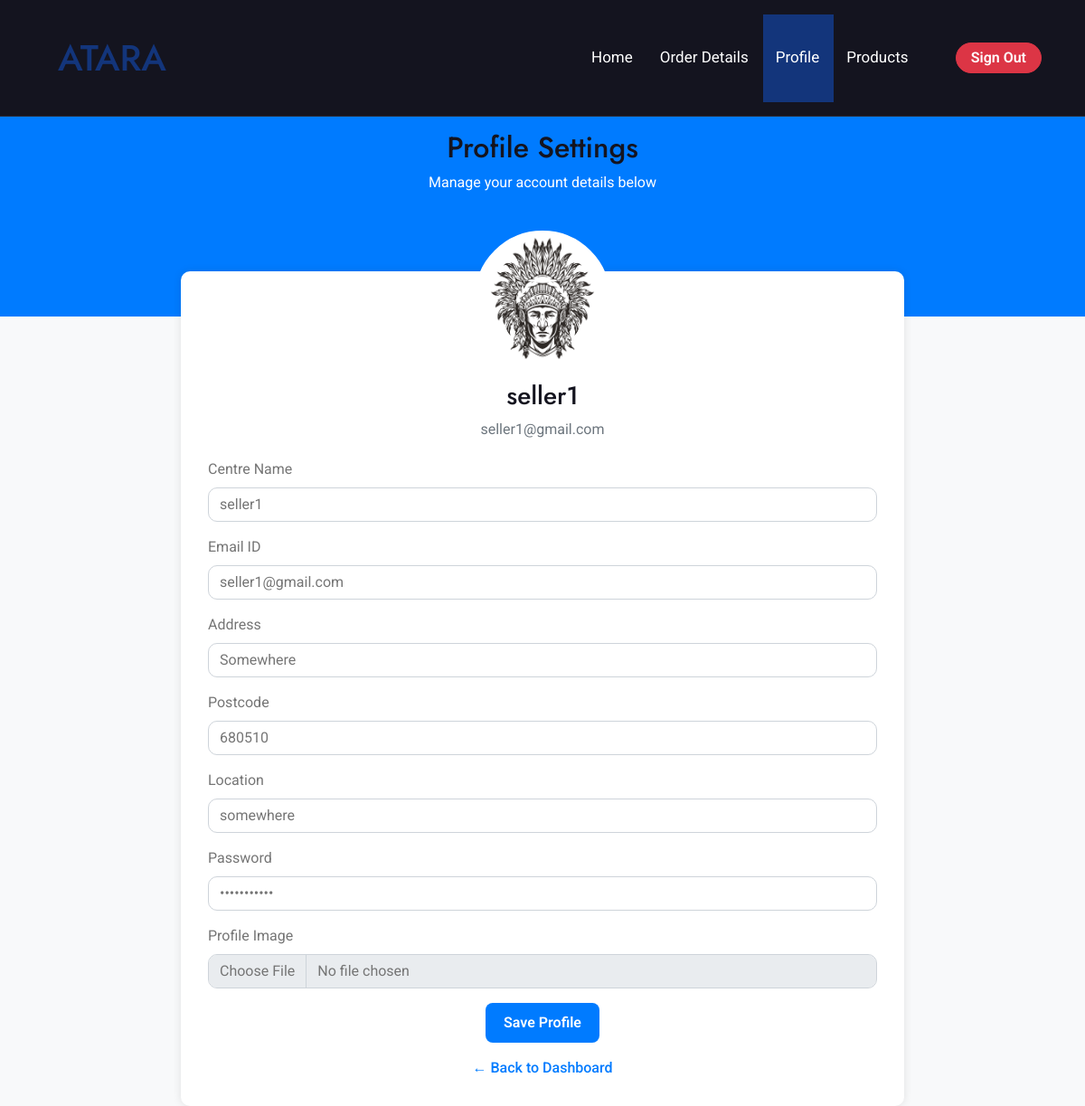
The page /sprofile (signed in) on the database its author committed.
### service/models.py (models this page shows, shortened)
class Service_DB(models.Model):
    CentreName=models.CharField(max_length=250)
    Email=models.EmailField(max_length=450)
    Location=models.CharField(max_length=350)
    Address=models.CharField(max_length=350)
    PinAddress=models.CharField(max_length=350)
    CentreImage=models.ImageField(upload_to='servicereg')
    Password=models.CharField(max_length=50)
    approve = models.BooleanField(default=False)

### service/views.py (the view, shortened to what this page needs)
# urls.py: path('sprofile',views.service_profile,name='sprofile'),
def service_profile(request):
    s_profile=Service_DB.objects.get(id=request.session['id'])
    return render(request,"service/sprofile.html",{'update':s_profile})

### templates/service/sprofile.html (shortened to what this page needs)
<!DOCTYPE html>
{% load static %}
<html lang="en">
<head>
    <link href="https://cdn.jsdelivr.net/npm/bootstrap@5.3.0/dist/css/bootstrap.min.css" rel="stylesheet">
    <link href="https://cdn.jsdelivr.net/npm/boxicons@2.0.7/css/boxicons.min.css" rel="stylesheet">
    <link href="{% static 'css/bootstrap.min.css' %}" rel="stylesheet">
    <link href="{% static 'css/style.css' %}" rel="stylesheet">
</head>
<body>
    <nav class="navbar navbar-expand-lg navbar-light bg-dark px-4 px-lg-5 py-3">
        <a href="#" class="navbar-brand">
            <h1 class="m-0 text-primary">ATARA</h1>
        </a>
        <div class="collapse navbar-collapse" id="navbarCollapse">
            <div class="navbar-nav ms-auto">
                <a href="/shome" class="nav-item nav-link">Home</a>
                <a href="service_order_details" class="nav-item nav-link">Order Details</a>
                <a href="sprofile" class="nav-item nav-link active">Profile</a>
                <div class="nav-item dropdown">
                    <a href="#" class="nav-link dropdown-toggle" data-bs-toggle="dropdown">Products</a>
                </div>
            </div>
    <a href="#" id="signOutBtn" class="btn btn-danger rounded-pill ms-3 px-3 py-1">
        Sign Out
    </a>
        </div>
    </nav>
    <div class="hero-header">
        <br>
        <h2>Profile Settings</h2>
        <p>Manage your account details below</p>
    </div>
    <div class="container">
        <div class="profile-header">
            <img src="{{ update.CentreImage.url }}" alt="Profile Image">
            <h3 class="mt-3">{{ update.CentreName }}</h3>
            <p class="text-muted">{{ update.Email }}</p>
        </div>
        <form method="POST" enctype="multipart/form-data">
            <div class="mb-3">
                <label class="form-label">Centre Name</label>
                <input type="text" class="form-control" name="centrename" value="{{ update.CentreName }}" required>
            </div>
            <div class="mb-3">
                <label class="form-label">Email ID</label>
                <input type="email" class="form-control" name="Email" value="{{ update.Email }}" required>
            </div>
            <div class="mb-3">
                <label class="form-label">Address</label>
                <input type="text" class="form-control" name="address" value="{{ update.Address }}">
            </div>
            <div class="mb-3">
                <label class="form-label">Postcode</label>
                <input type="text" class="form-control" name="pinaddress" value="{{ update.PinAddress }}">
            </div>
            <div class="mb-3">
                <label class="form-label">Location</label>
                <input type="text" class="form-control" name="location" value="{{ update.Location }}">
            </div>
            <div class="mb-3">
                <label class="form-label">Password</label>
                <input type="password" class="form-control" name="Password" value="{{ update.Password }}">
            </div>
            <div class="mb-3">
                <label class="form-label">Profile Image</label>
                <input type="file" class="form-control" name="CentreImage">
            </div>
            <div class="text-center">
                <button type="submit" class="btn btn-primary profile-button">Save Profile</button>
            </div>
        </form>
        <div class="mt-3 text-center">
            <a href="shome" class="back-button">&larr; Back to Dashboard</a>
        </div>
    </div>
</body>
</html>

### static/css/style.css (style rules this page uses)
.btn { font-weight: 600; transition: .5s; }
.btn.btn-primary { box-shadow: inset 0 0 0 0 var(--bs-primary); }
.navbar-light .navbar-nav .nav-link { font-family: 'Roboto', sans-serif; position: relative; padding: 35px 15px; color: var(--bs-white) !important; font-size: 17px; font-weight: 400; outline: none; transition: .5s; }
.navbar-light .navbar-nav .nav-link:hover, .navbar-light .navbar-nav .nav-link.active { color: var(--bs-white) !important; }
.navbar-light .navbar-brand h1 { color: var(--bs-white); }
.navbar .dropdown-toggle::after { border: none; content: "\f107"; font-family: "Font Awesome 5 Free"; font-weight: 900; vertical-align: middle; margin-left: 8px; }
@media (min-width: 992px) { .navbar-light { position: absolute; width: 100%; top: 0; left: 0; border-bottom: 1px solid rgba(255, 255, 255, .1); z-index: 999; } }
@media (min-width: 992px) { .navbar-light .navbar-nav .nav-link::before { position: absolute; content: ""; width: 100%; height: 0; bottom: -1px; left: 0; background: var(--bs-primary); transition: .5s; z-index: -1; } }
@media (min-width: 992px) { .navbar-light .navbar-nav .nav-link:hover::before, .navbar-light .navbar-nav .nav-link.active::before { height: calc(100% + 1px); left: 1px; } }

### templates/service/sprofile.html (style rules this page uses)
body { background: #f8f9fa; }
.navbar-nav .nav-link, .dropdown .dropdown-toggle { transition: all 0.3s ease-in-out; }
.hero-header { background: #007bff; color: white; padding: 120px 0; text-align: center; position: relative; }
.container { max-width: 800px; background: white; border-radius: 10px; padding: 30px; box-shadow: 0px 0px 10px rgba(0, 0, 0, 0.1); margin-top: -50px; position: relative; z-index: 2; }
.profile-header { text-align: center; margin-bottom: 20px; }
.profile-header img { width: 150px; height: 150px; border-radius: 50%; object-fit: cover; border: 5px solid white; background: white; margin-top: -75px; position: relative; z-index: 3; }
.profile-button { background: #007bff; border: none; border-radius: 8px; padding: 10px 20px; font-size: 16px; transition: 0.3s; }
.back-button { text-decoration: none; color: #007bff; font-weight: 500; transition: 0.3s; }

### rows shown on the page
Service_DB: CentreImage (picture), CentreName "seller1", Email "seller1@gmail.com", centrename "seller1", address "Somewhere", pinaddress "680510", location "somewhere"
